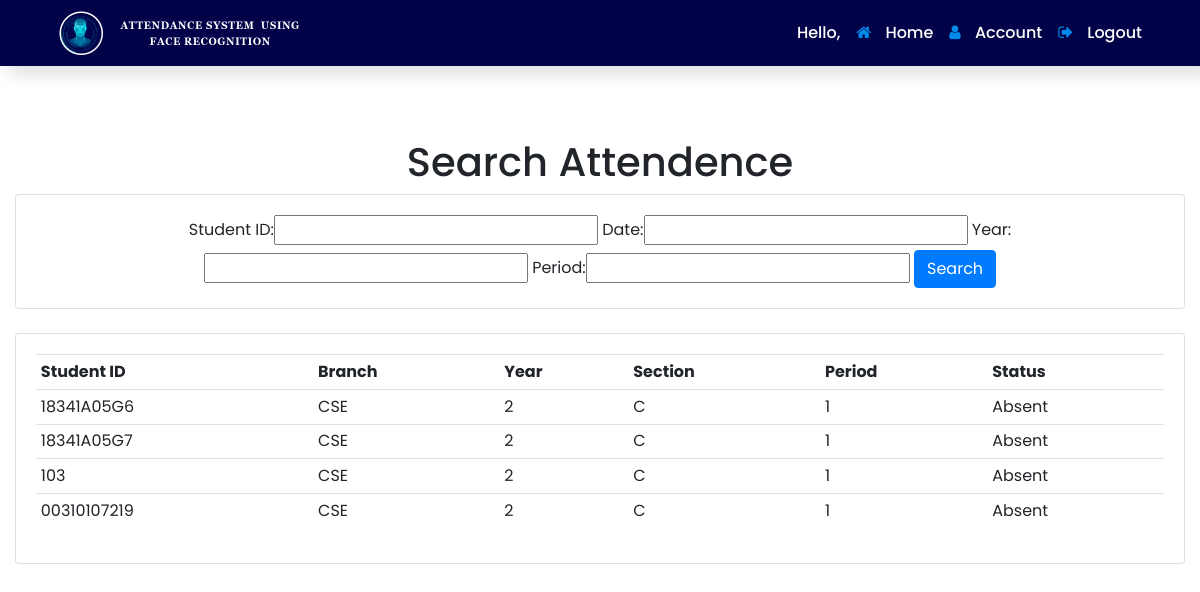
/searchattendence/, run on the app's committed database.
### attendence_sys/models.py (models this page shows, shortened)
class Attendence(models.Model):
    Faculty_Name = models.CharField(max_length=200, null=True, blank=True)
    Student_ID = models.CharField(max_length=200, null=True, blank=True)
    date = models.DateField(auto_now_add = True, null = True)
    time = models.TimeField(auto_now_add=True, null = True)
    branch = models.CharField(max_length=200, null = True)
    year = models.CharField(max_length=200, null = True)
    section = models.CharField(max_length=200, null = True)
    period = models.CharField(max_length=200, null = True)
    status = models.CharField(max_length=200, null = True, default='Absent')

### attendence_sys/views.py (the view)
# urls.py: path('searchattendence/', views.searchAttendence, name='searchattendence'),
def searchAttendence(request):
    attendences = Attendence.objects.all()
    myFilter = AttendenceFilter(request.GET, queryset=attendences)
    attendences = myFilter.qs
    context = {'myFilter':myFilter, 'attendences': attendences, 'ta':False}
    return render(request, 'attendence_sys/attendence.html', context)

### attendence_sys/templates/attendence_sys/attendence.html (shortened to what this page needs)
{% extends 'attendence_sys/main.html' %}
{% block content %}
{% if ta == False %}
<center><h1>Search Attendence</h1></center>
<div class="row">
	<div class="col">
		<div class="card card-body">
			<center>
				<form method="get">
					{{myFilter.form}}
		    		<button class="btn btn-primary" type="submit">Search</button>
				</form>
			</center>
		</div>
	</div>
</div>
<br>
<div class="row">
	<div class="col-sm-12">
		<div class="card card-body">
			<table class="table table-sm">
				<tr>
					<th>Student ID</th>
					<th>Branch</th>
					<th>Year</th>
					<th>Section</th>
					<th>Period</th>
					<th>Status</th>
				</tr>
				{% for attendence in attendences %}
				<tr>
                    <td>{{ attendence.Student_ID }}</td>
					<td>{{ attendence.branch }}</td>
					<td>{{ attendence.year }}</td>
					<td>{{ attendence.section }}</td>
					<td>{{ attendence.period }}</td>
					<td>{{ attendence.status }}</td>
				</tr>
				{% endfor %}
			</table>
		</div>
	</div>
</div>
{% endif %}
{% endblock %}

### attendence_sys/templates/attendence_sys/main.html (shortened to what this page needs)
<!DOCTYPE html>
<html>
<head>
	<link rel="stylesheet" href="https://stackpath.bootstrapcdn.com/bootstrap/4.3.1/css/bootstrap.min.css">
</head>
<body>
	{%  include 'attendence_sys/navbar.html' %}
	<br>
<br>
<br>
	<div class="container-fluid">
	{% block content %}
	{% endblock %}
    </div>
</body>
</html>

### attendence_sys/templates/attendence_sys/navbar.html (shortened to what this page needs)
{% load static %}
<link rel="stylesheet" href="https://cdnjs.cloudflare.com/ajax/libs/font-awesome/4.7.0/css/font-awesome.min.css">
<nav class="navbar navbar-expand-lg navbar-dark fixed-top ">
<img src="{% static 'images/logo.png' %}" height="50px" width="250px">
<div class="collapse navbar-collapse" id="navbarNav">
  <ul class="navbar-nav ml-auto">
    <li class="nav-item active">
      <span class="nav-link">Hello, </span>
    </li>
    <li class="nav-item active">
      <a href="{% url 'home2' %}" class="nav-link"><i class="fa fa-home"></i>  Home</a>
    </li>
    <li class="nav-item active">
      <a class="nav-link" href="{% url 'account' %}"><i class="fa fa-user"></i>  Account</a>
    </li>
    <li class="nav-item">
      <a class="nav-link" href="{% url 'logout' %}"><i class="fa fa-sign-out"></i>  Logout</a>
    </li>
  </ul>
</div>
</nav>

### attendence_sys/templates/attendence_sys/navbar.html (style rules this page uses)
* { font-family: "poppins", sans-serif; }
.navbar { padding-left: 50px; padding-right: 50px; position: sticky; top: 0; z-index: 1; height:max-content; background:rgb(2, 2, 73); box-shadow: 9px 11px 14px 0px rgba(0, 0, 0, .1); }
.navbar-dark .navbar-nav .nav-link { color: white; font-weight:500; }
.navbar-dark .navbar-nav .active>.nav-link { color: white; }
.fa { color:rgba(2,154,255,0.884); margin-right: 10px; }

### data on the page
Attendence: Student_ID "18341A05G6", branch "CSE", year "2", section "C", period "1", status "Absent"
Attendence: Student_ID "18341A05G7", branch "CSE", year "2", section "C", period "1", status "Absent"
Attendence: Student_ID "103", branch "CSE", year "2", section "C", period "1", status "Absent"
Attendence: Student_ID "00310107219", branch "CSE", year "2", section "C", period "1", status "Absent"
